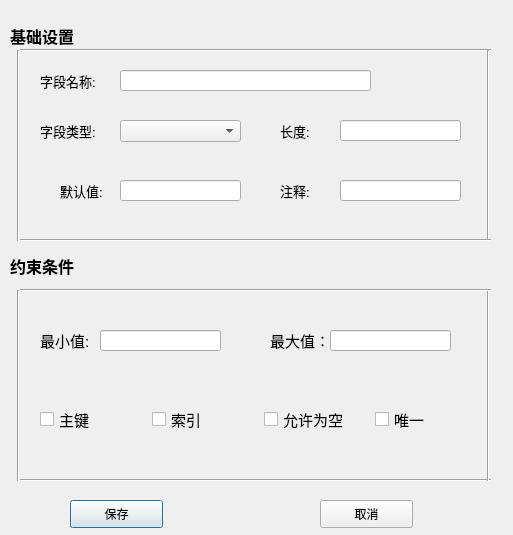
<?xml version="1.0" encoding="UTF-8"?>
<ui version="4.0">
 <class>FieldDialog</class>
 <widget class="QDialog" name="FieldDialog">
  <property name="geometry">
   <rect>
    <x>0</x>
    <y>0</y>
    <width>513</width>
    <height>535</height>
   </rect>
  </property>
  <property name="windowTitle">
   <string>字段设置</string>
  </property>
  <widget class="Line" name="line">
   <property name="geometry">
    <rect>
     <x>20</x>
     <y>40</y>
     <width>471</width>
     <height>20</height>
    </rect>
   </property>
   <property name="orientation">
    <enum>Qt::Horizontal</enum>
   </property>
  </widget>
  <widget class="Line" name="line_2">
   <property name="geometry">
    <rect>
     <x>10</x>
     <y>50</y>
     <width>16</width>
     <height>191</height>
    </rect>
   </property>
   <property name="orientation">
    <enum>Qt::Vertical</enum>
   </property>
  </widget>
  <widget class="Line" name="line_3">
   <property name="geometry">
    <rect>
     <x>480</x>
     <y>50</y>
     <width>16</width>
     <height>191</height>
    </rect>
   </property>
   <property name="orientation">
    <enum>Qt::Vertical</enum>
   </property>
  </widget>
  <widget class="Line" name="line_4">
   <property name="geometry">
    <rect>
     <x>20</x>
     <y>230</y>
     <width>471</width>
     <height>20</height>
    </rect>
   </property>
   <property name="orientation">
    <enum>Qt::Horizontal</enum>
   </property>
  </widget>
  <widget class="Line" name="line_5">
   <property name="geometry">
    <rect>
     <x>20</x>
     <y>470</y>
     <width>471</width>
     <height>20</height>
    </rect>
   </property>
   <property name="orientation">
    <enum>Qt::Horizontal</enum>
   </property>
  </widget>
  <widget class="Line" name="line_6">
   <property name="geometry">
    <rect>
     <x>480</x>
     <y>290</y>
     <width>16</width>
     <height>191</height>
    </rect>
   </property>
   <property name="orientation">
    <enum>Qt::Vertical</enum>
   </property>
  </widget>
  <widget class="Line" name="line_7">
   <property name="geometry">
    <rect>
     <x>20</x>
     <y>280</y>
     <width>471</width>
     <height>20</height>
    </rect>
   </property>
   <property name="orientation">
    <enum>Qt::Horizontal</enum>
   </property>
  </widget>
  <widget class="Line" name="line_8">
   <property name="geometry">
    <rect>
     <x>10</x>
     <y>290</y>
     <width>16</width>
     <height>191</height>
    </rect>
   </property>
   <property name="orientation">
    <enum>Qt::Vertical</enum>
   </property>
  </widget>
  <widget class="QLabel" name="label">
   <property name="geometry">
    <rect>
     <x>10</x>
     <y>20</y>
     <width>101</width>
     <height>31</height>
    </rect>
   </property>
   <property name="font">
    <font>
     <pointsize>12</pointsize>
     <weight>75</weight>
     <bold>true</bold>
    </font>
   </property>
   <property name="text">
    <string>基础设置</string>
   </property>
  </widget>
  <widget class="QLabel" name="label_2">
   <property name="geometry">
    <rect>
     <x>10</x>
     <y>240</y>
     <width>91</width>
     <height>51</height>
    </rect>
   </property>
   <property name="font">
    <font>
     <pointsize>12</pointsize>
     <weight>75</weight>
     <bold>true</bold>
    </font>
   </property>
   <property name="text">
    <string>约束条件</string>
   </property>
  </widget>
  <widget class="QLabel" name="label_3">
   <property name="geometry">
    <rect>
     <x>40</x>
     <y>70</y>
     <width>81</width>
     <height>21</height>
    </rect>
   </property>
   <property name="font">
    <font>
     <pointsize>10</pointsize>
    </font>
   </property>
   <property name="text">
    <string>字段名称:</string>
   </property>
  </widget>
  <widget class="QLabel" name="label_4">
   <property name="geometry">
    <rect>
     <x>40</x>
     <y>120</y>
     <width>81</width>
     <height>21</height>
    </rect>
   </property>
   <property name="font">
    <font>
     <pointsize>10</pointsize>
    </font>
   </property>
   <property name="text">
    <string>字段类型:</string>
   </property>
  </widget>
  <widget class="QLabel" name="label_5">
   <property name="geometry">
    <rect>
     <x>60</x>
     <y>180</y>
     <width>81</width>
     <height>21</height>
    </rect>
   </property>
   <property name="font">
    <font>
     <pointsize>10</pointsize>
    </font>
   </property>
   <property name="text">
    <string>默认值:</string>
   </property>
  </widget>
  <widget class="QLineEdit" name="nameEdit">
   <property name="geometry">
    <rect>
     <x>120</x>
     <y>70</y>
     <width>251</width>
     <height>21</height>
    </rect>
   </property>
  </widget>
  <widget class="QComboBox" name="comboBox">
   <property name="geometry">
    <rect>
     <x>120</x>
     <y>120</y>
     <width>121</width>
     <height>22</height>
    </rect>
   </property>
  </widget>
  <widget class="QLineEdit" name="defaultEdit">
   <property name="geometry">
    <rect>
     <x>120</x>
     <y>180</y>
     <width>121</width>
     <height>21</height>
    </rect>
   </property>
  </widget>
  <widget class="QLineEdit" name="lengthEdit">
   <property name="geometry">
    <rect>
     <x>340</x>
     <y>120</y>
     <width>121</width>
     <height>21</height>
    </rect>
   </property>
  </widget>
  <widget class="QLabel" name="label_6">
   <property name="geometry">
    <rect>
     <x>280</x>
     <y>120</y>
     <width>81</width>
     <height>21</height>
    </rect>
   </property>
   <property name="font">
    <font>
     <pointsize>10</pointsize>
    </font>
   </property>
   <property name="text">
    <string>长度:</string>
   </property>
  </widget>
  <widget class="QLabel" name="label_7">
   <property name="geometry">
    <rect>
     <x>280</x>
     <y>180</y>
     <width>81</width>
     <height>21</height>
    </rect>
   </property>
   <property name="font">
    <font>
     <pointsize>10</pointsize>
    </font>
   </property>
   <property name="text">
    <string>注释:</string>
   </property>
  </widget>
  <widget class="QLineEdit" name="explainEdit">
   <property name="geometry">
    <rect>
     <x>340</x>
     <y>180</y>
     <width>121</width>
     <height>21</height>
    </rect>
   </property>
  </widget>
  <widget class="QLineEdit" name="minEdit">
   <property name="geometry">
    <rect>
     <x>100</x>
     <y>330</y>
     <width>121</width>
     <height>21</height>
    </rect>
   </property>
  </widget>
  <widget class="QLabel" name="label_8">
   <property name="geometry">
    <rect>
     <x>40</x>
     <y>330</y>
     <width>81</width>
     <height>21</height>
    </rect>
   </property>
   <property name="font">
    <font>
     <pointsize>11</pointsize>
    </font>
   </property>
   <property name="text">
    <string>最小值:</string>
   </property>
  </widget>
  <widget class="QLabel" name="label_9">
   <property name="geometry">
    <rect>
     <x>270</x>
     <y>330</y>
     <width>81</width>
     <height>21</height>
    </rect>
   </property>
   <property name="font">
    <font>
     <pointsize>11</pointsize>
    </font>
   </property>
   <property name="text">
    <string>最大值：</string>
   </property>
  </widget>
  <widget class="QLineEdit" name="maxEdit">
   <property name="geometry">
    <rect>
     <x>330</x>
     <y>330</y>
     <width>121</width>
     <height>21</height>
    </rect>
   </property>
  </widget>
  <widget class="QWidget" name="horizontalLayoutWidget">
   <property name="geometry">
    <rect>
     <x>40</x>
     <y>380</y>
     <width>441</width>
     <height>80</height>
    </rect>
   </property>
   <layout class="QHBoxLayout" name="horizontalLayout">
    <item>
     <widget class="QCheckBox" name="PKcheckBox">
      <property name="font">
       <font>
        <pointsize>11</pointsize>
       </font>
      </property>
      <property name="text">
       <string>主键</string>
      </property>
     </widget>
    </item>
    <item>
     <widget class="QCheckBox" name="suoyinBox">
      <property name="font">
       <font>
        <pointsize>11</pointsize>
       </font>
      </property>
      <property name="text">
       <string>索引</string>
      </property>
     </widget>
    </item>
    <item>
     <widget class="QCheckBox" name="nullcheckBox">
      <property name="font">
       <font>
        <pointsize>11</pointsize>
       </font>
      </property>
      <property name="text">
       <string>允许为空</string>
      </property>
     </widget>
    </item>
    <item>
     <widget class="QCheckBox" name="uniquecheckBox">
      <property name="font">
       <font>
        <pointsize>11</pointsize>
       </font>
      </property>
      <property name="text">
       <string>唯一</string>
      </property>
     </widget>
    </item>
   </layout>
  </widget>
  <widget class="QPushButton" name="savaButton">
   <property name="geometry">
    <rect>
     <x>70</x>
     <y>500</y>
     <width>93</width>
     <height>28</height>
    </rect>
   </property>
   <property name="text">
    <string>保存</string>
   </property>
  </widget>
  <widget class="QPushButton" name="cancelButton">
   <property name="geometry">
    <rect>
     <x>320</x>
     <y>500</y>
     <width>93</width>
     <height>28</height>
    </rect>
   </property>
   <property name="text">
    <string>取消</string>
   </property>
  </widget>
 </widget>
 <resources/>
 <connections/>
</ui>
